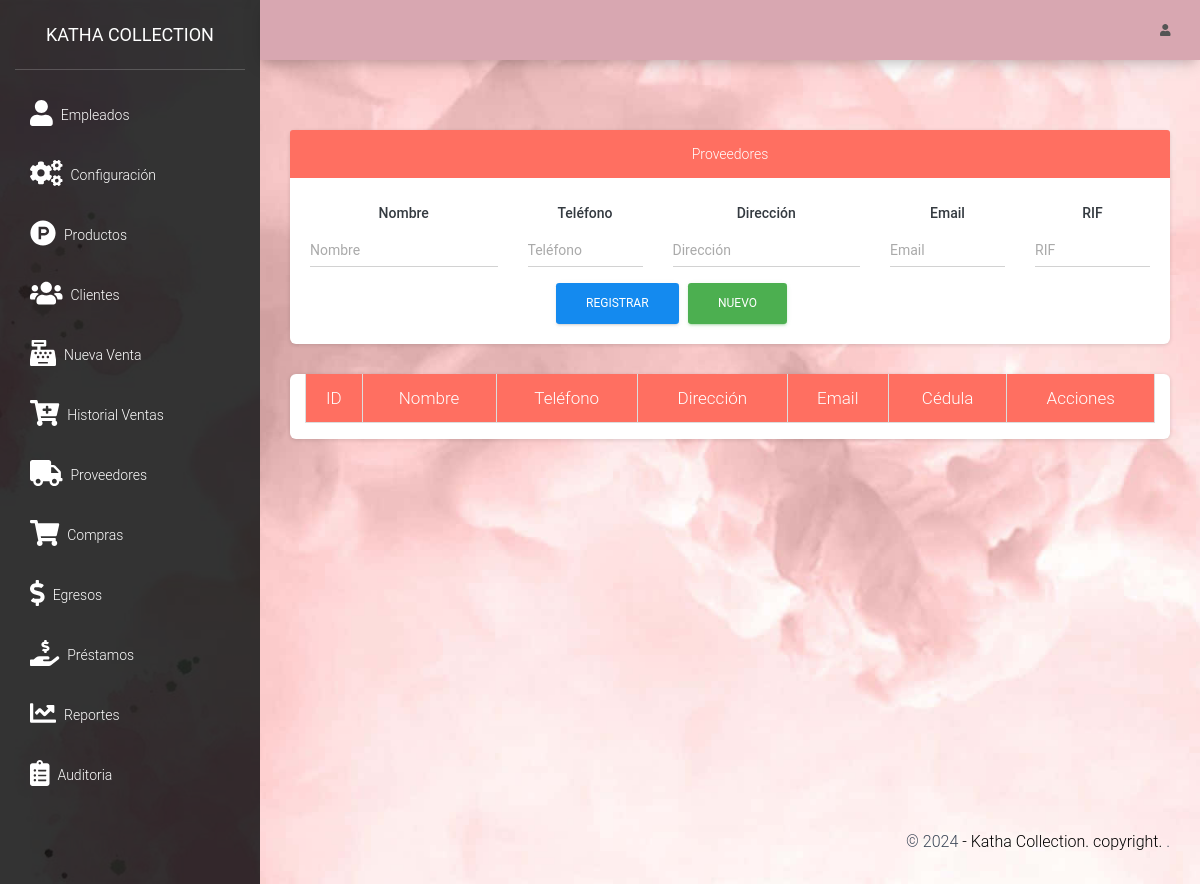
/src/proveedores.php (signed in), run on an earlier commit of the app's database.
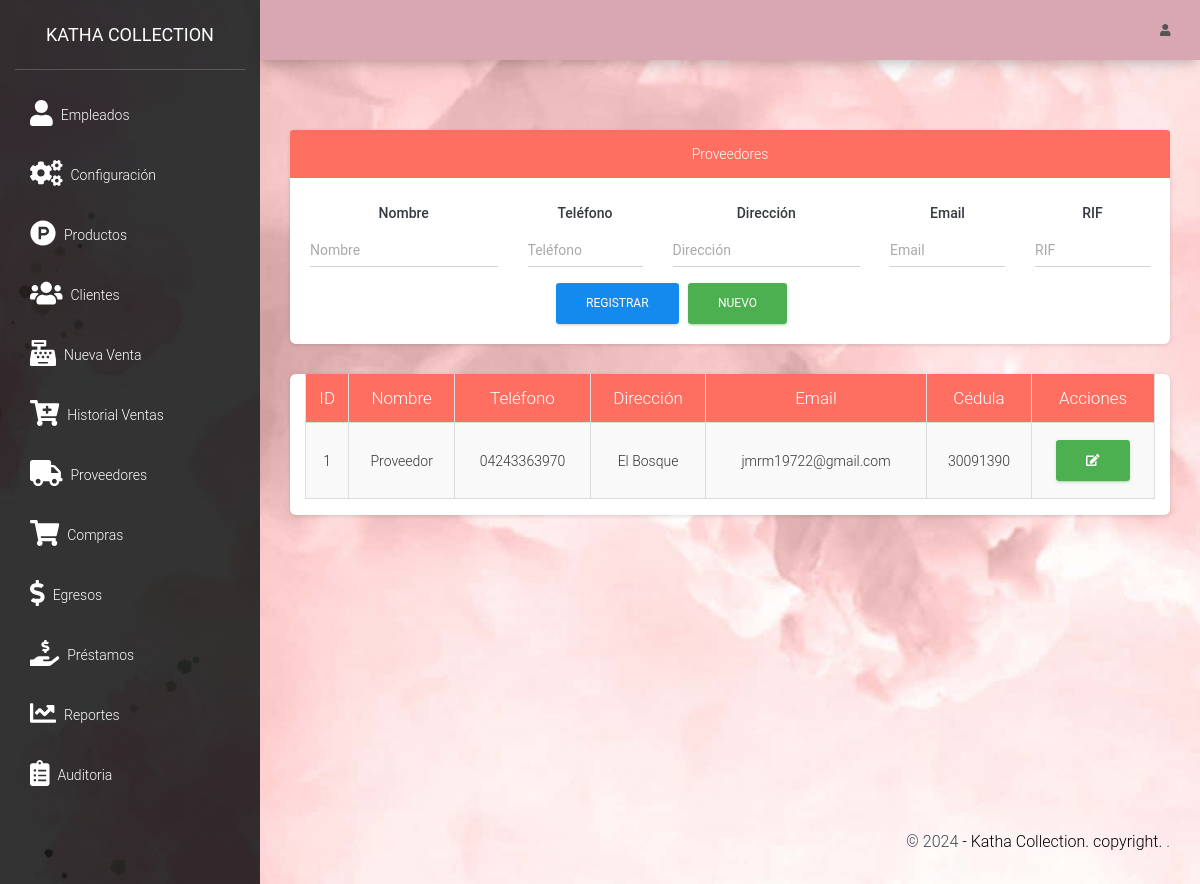
And on a later commit of the database.
### tables this page shows
CREATE TABLE `proveedor` (
  `idproveedor` int(11) NOT NULL,
  `nombre` varchar(100) NOT NULL,
  `telefono` varchar(15) NOT NULL,
  `direccion` varchar(255) NOT NULL,
  `email` varchar(100) DEFAULT NULL,
  `rif` varchar(20) NOT NULL,
  `idUser` int(11) NOT NULL,
  `created_at` timestamp NOT NULL DEFAULT current_timestamp(),
  `updated_at` timestamp NOT NULL DEFAULT current_timestamp() ON UPDATE current_timestamp()
);

### src/proveedores.php (the view, shortened to what the changed rows need)
<?php
include_once "includes/header.php";
?>
<div class="card">
    <div class="col-md-12">
        <div class="table-responsive">
            <table class="table table-striped table-bordered" id="tbl">
                <thead style="background: #FF6F61; color: white;">
                    <tr>
                        <th class="text-center">ID</th>
                        <th class="text-center">Nombre</th>
                        <th class="text-center">Teléfono</th>
                        <th class="text-center">Dirección</th>
                        <th class="text-center">Email</th>
                        <th class="text-center">Cédula</th>
                        <th class="text-center">Acciones</th>
                    </tr>
                </thead>
                <tbody>
                    <?php
                    include "../conexion.php";
                    $query = mysqli_query($conexion, "SELECT * FROM proveedor");
                    $result = mysqli_num_rows($query);
                    if ($result > 0) {
                        while ($data = mysqli_fetch_assoc($query)) { ?>
                            <tr>
                                <td class="text-center"><?php echo $data['idproveedor']; ?></td>
                                <td class="text-center"><?php echo $data['nombre']; ?></td>
                                <td class="text-center"><?php echo $data['telefono']; ?></td>
                                <td class="text-center"><?php echo $data['direccion']; ?></td>
                                <td class="text-center"><?php echo $data['email']; ?></td>
                                <td class="text-center"><?php echo $data['rif']; ?></td>
                                <td class="text-center">
                                <a href="#" onclick="editarProveedor(<?php echo $data['idproveedor']; ?>)" class="btn btn-success"><i class='fas fa-edit'></i></a>
                                </td>
                            </tr>
                        <?php }
                    } ?>
                </tbody>
            </table>
        </div>
    </div>
</div>
</div>
</div>
<?php include_once "includes/footer.php"; ?>

What changed in the data, as far as the page shows it:
added proveedor: idproveedor "1", nombre "Proveedor", telefono "04243363970", direccion "El Bosque", email "jmrm19722@gmail.com", rif "30091390"
